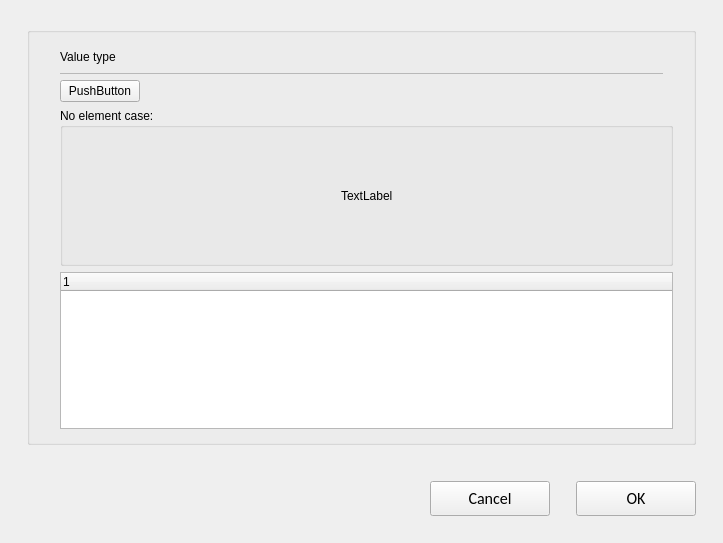
<?xml version="1.0" encoding="UTF-8"?>
<ui version="4.0">
 <class>C_SyvDaPeUpdateModeConfiguration</class>
 <widget class="QWidget" name="C_SyvDaPeUpdateModeConfiguration">
  <property name="geometry">
   <rect>
    <x>0</x>
    <y>0</y>
    <width>723</width>
    <height>543</height>
   </rect>
  </property>
  <property name="windowTitle">
   <string>Form</string>
  </property>
  <layout class="QVBoxLayout" name="verticalLayout_4">
   <property name="leftMargin">
    <number>27</number>
   </property>
   <property name="topMargin">
    <number>27</number>
   </property>
   <property name="rightMargin">
    <number>27</number>
   </property>
   <property name="bottomMargin">
    <number>0</number>
   </property>
   <item>
    <widget class="stw_opensyde_gui_elements::C_OgeGbx" name="pc_GroupBoxGeneral_3">
     <property name="title">
      <string/>
     </property>
     <layout class="QHBoxLayout" name="horizontalLayout_23">
      <property name="leftMargin">
       <number>30</number>
      </property>
      <property name="rightMargin">
       <number>20</number>
      </property>
      <property name="bottomMargin">
       <number>13</number>
      </property>
      <item>
       <layout class="QVBoxLayout" name="verticalLayout_8" stretch="0,0,1,1">
        <property name="sizeConstraint">
         <enum>QLayout::SetMinimumSize</enum>
        </property>
        <item>
         <layout class="QVBoxLayout" name="verticalLayout_9" stretch="1,0">
          <property name="spacing">
           <number>0</number>
          </property>
          <item>
           <layout class="QHBoxLayout" name="horizontalLayout_24" stretch="0,1">
            <property name="spacing">
             <number>6</number>
            </property>
            <item>
             <widget class="stw_opensyde_gui_elements::C_OgeLabHeadingGroupBold" name="pc_LabelDataElament">
              <property name="minimumSize">
               <size>
                <width>0</width>
                <height>30</height>
               </size>
              </property>
              <property name="maximumSize">
               <size>
                <width>16777215</width>
                <height>30</height>
               </size>
              </property>
              <property name="text">
               <string>Value type</string>
              </property>
             </widget>
            </item>
            <item>
             <spacer name="horizontalSpacer_29">
              <property name="orientation">
               <enum>Qt::Horizontal</enum>
              </property>
              <property name="sizeType">
               <enum>QSizePolicy::MinimumExpanding</enum>
              </property>
              <property name="sizeHint" stdset="0">
               <size>
                <width>40</width>
                <height>1</height>
               </size>
              </property>
             </spacer>
            </item>
           </layout>
          </item>
          <item>
           <layout class="QHBoxLayout" name="horizontalLayout_38" stretch="1">
            <property name="spacing">
             <number>0</number>
            </property>
            <property name="leftMargin">
             <number>0</number>
            </property>
            <property name="topMargin">
             <number>1</number>
            </property>
            <property name="rightMargin">
             <number>10</number>
            </property>
            <item>
             <widget class="stw_opensyde_gui_elements::C_OgeFraSeparator" name="pc_FramSperator1_6">
              <property name="minimumSize">
               <size>
                <width>0</width>
                <height>1</height>
               </size>
              </property>
              <property name="maximumSize">
               <size>
                <width>16777215</width>
                <height>1</height>
               </size>
              </property>
              <property name="frameShape">
               <enum>QFrame::StyledPanel</enum>
              </property>
              <property name="frameShadow">
               <enum>QFrame::Raised</enum>
              </property>
             </widget>
            </item>
           </layout>
          </item>
         </layout>
        </item>
        <item>
         <layout class="QHBoxLayout" name="horizontalLayout_25">
          <item>
           <widget class="stw_opensyde_gui_elements::C_OgePubConfigure" name="pc_PushButtonConfigure">
            <property name="text">
             <string>PushButton</string>
            </property>
           </widget>
          </item>
          <item>
           <spacer name="horizontalSpacer_11">
            <property name="orientation">
             <enum>Qt::Horizontal</enum>
            </property>
            <property name="sizeHint" stdset="0">
             <size>
              <width>40</width>
              <height>20</height>
             </size>
            </property>
           </spacer>
          </item>
         </layout>
        </item>
        <item>
         <widget class="stw_opensyde_gui_elements::C_OgeGbxTransparent" name="pc_GroupBoxNoElements">
          <property name="title">
           <string>No element case:</string>
          </property>
          <layout class="QHBoxLayout" name="horizontalLayout">
           <item>
            <spacer name="horizontalSpacer">
             <property name="orientation">
              <enum>Qt::Horizontal</enum>
             </property>
             <property name="sizeHint" stdset="0">
              <size>
               <width>259</width>
               <height>20</height>
              </size>
             </property>
            </spacer>
           </item>
           <item>
            <layout class="QVBoxLayout" name="verticalLayout">
             <item>
              <spacer name="verticalSpacer">
               <property name="orientation">
                <enum>Qt::Vertical</enum>
               </property>
               <property name="sizeHint" stdset="0">
                <size>
                 <width>20</width>
                 <height>40</height>
                </size>
               </property>
              </spacer>
             </item>
             <item>
              <widget class="stw_opensyde_gui_elements::C_OgeLabGroupItem" name="pc_LabelNoElements">
               <property name="text">
                <string>TextLabel</string>
               </property>
              </widget>
             </item>
             <item>
              <spacer name="verticalSpacer_2">
               <property name="orientation">
                <enum>Qt::Vertical</enum>
               </property>
               <property name="sizeHint" stdset="0">
                <size>
                 <width>20</width>
                 <height>40</height>
                </size>
               </property>
              </spacer>
             </item>
            </layout>
           </item>
           <item>
            <spacer name="horizontalSpacer_2">
             <property name="orientation">
              <enum>Qt::Horizontal</enum>
             </property>
             <property name="sizeHint" stdset="0">
              <size>
               <width>259</width>
               <height>20</height>
              </size>
             </property>
            </spacer>
           </item>
          </layout>
         </widget>
        </item>
        <item>
         <widget class="stw_opensyde_gui::C_SyvDaPeUpdateModeTreeWidget" name="pc_TreeWidget">
          <column>
           <property name="text">
            <string notr="true">1</string>
           </property>
          </column>
         </widget>
        </item>
       </layout>
      </item>
     </layout>
    </widget>
   </item>
   <item>
    <spacer name="pc_VerticalSpacerButtonsObove">
     <property name="orientation">
      <enum>Qt::Vertical</enum>
     </property>
     <property name="sizeType">
      <enum>QSizePolicy::Fixed</enum>
     </property>
     <property name="sizeHint" stdset="0">
      <size>
       <width>20</width>
       <height>30</height>
      </size>
     </property>
    </spacer>
   </item>
   <item>
    <layout class="QHBoxLayout" name="horizontalLayout_22">
     <item>
      <spacer name="horizontalSpacer_9">
       <property name="orientation">
        <enum>Qt::Horizontal</enum>
       </property>
       <property name="sizeHint" stdset="0">
        <size>
         <width>40</width>
         <height>20</height>
        </size>
       </property>
      </spacer>
     </item>
     <item>
      <widget class="stw_opensyde_gui_elements::C_OgePubCancel" name="pc_PushButtonCancel">
       <property name="minimumSize">
        <size>
         <width>120</width>
         <height>35</height>
        </size>
       </property>
       <property name="maximumSize">
        <size>
         <width>120</width>
         <height>35</height>
        </size>
       </property>
       <property name="font">
        <font>
         <family>Calibri</family>
         <pointsize>12</pointsize>
        </font>
       </property>
       <property name="text">
        <string>Cancel</string>
       </property>
      </widget>
     </item>
     <item>
      <spacer name="horizontalSpacer_10">
       <property name="orientation">
        <enum>Qt::Horizontal</enum>
       </property>
       <property name="sizeType">
        <enum>QSizePolicy::Fixed</enum>
       </property>
       <property name="sizeHint" stdset="0">
        <size>
         <width>20</width>
         <height>20</height>
        </size>
       </property>
      </spacer>
     </item>
     <item>
      <widget class="stw_opensyde_gui_elements::C_OgePubDialog" name="pc_PushButtonOk">
       <property name="minimumSize">
        <size>
         <width>120</width>
         <height>35</height>
        </size>
       </property>
       <property name="maximumSize">
        <size>
         <width>120</width>
         <height>35</height>
        </size>
       </property>
       <property name="font">
        <font>
         <family>Calibri</family>
         <pointsize>12</pointsize>
        </font>
       </property>
       <property name="text">
        <string>OK</string>
       </property>
      </widget>
     </item>
    </layout>
   </item>
   <item>
    <spacer name="verticalSpacer_7">
     <property name="orientation">
      <enum>Qt::Vertical</enum>
     </property>
     <property name="sizeType">
      <enum>QSizePolicy::Fixed</enum>
     </property>
     <property name="sizeHint" stdset="0">
      <size>
       <width>20</width>
       <height>27</height>
      </size>
     </property>
    </spacer>
   </item>
  </layout>
 </widget>
 <customwidgets>
  <customwidget>
   <class>stw_opensyde_gui_elements::C_OgeGbx</class>
   <extends>QGroupBox</extends>
   <header>C_OgeGbx.h</header>
   <container>1</container>
  </customwidget>
  <customwidget>
   <class>stw_opensyde_gui_elements::C_OgePubConfigure</class>
   <extends>QPushButton</extends>
   <header>C_OgePubConfigure.h</header>
  </customwidget>
  <customwidget>
   <class>stw_opensyde_gui_elements::C_OgeLabHeadingGroupBold</class>
   <extends>QLabel</extends>
   <header>C_OgeLabHeadingGroupBold.h</header>
  </customwidget>
  <customwidget>
   <class>stw_opensyde_gui_elements::C_OgeFraSeparator</class>
   <extends>QFrame</extends>
   <header>C_OgeFraSeparator.h</header>
   <container>1</container>
  </customwidget>
  <customwidget>
   <class>stw_opensyde_gui_elements::C_OgeGbxTransparent</class>
   <extends>QGroupBox</extends>
   <header>C_OgeGbxTransparent.h</header>
   <container>1</container>
  </customwidget>
  <customwidget>
   <class>stw_opensyde_gui_elements::C_OgePubCancel</class>
   <extends>QPushButton</extends>
   <header>C_OgePubCancel.h</header>
  </customwidget>
  <customwidget>
   <class>stw_opensyde_gui_elements::C_OgePubDialog</class>
   <extends>QPushButton</extends>
   <header>C_OgePubDialog.h</header>
  </customwidget>
  <customwidget>
   <class>stw_opensyde_gui::C_SyvDaPeUpdateModeTreeWidget</class>
   <extends>QTreeWidget</extends>
   <header>C_SyvDaPeUpdateModeTreeWidget.h</header>
  </customwidget>
  <customwidget>
   <class>stw_opensyde_gui_elements::C_OgeLabGroupItem</class>
   <extends>QLabel</extends>
   <header>C_OgeLabGroupItem.h</header>
  </customwidget>
 </customwidgets>
 <resources/>
 <connections/>
</ui>
